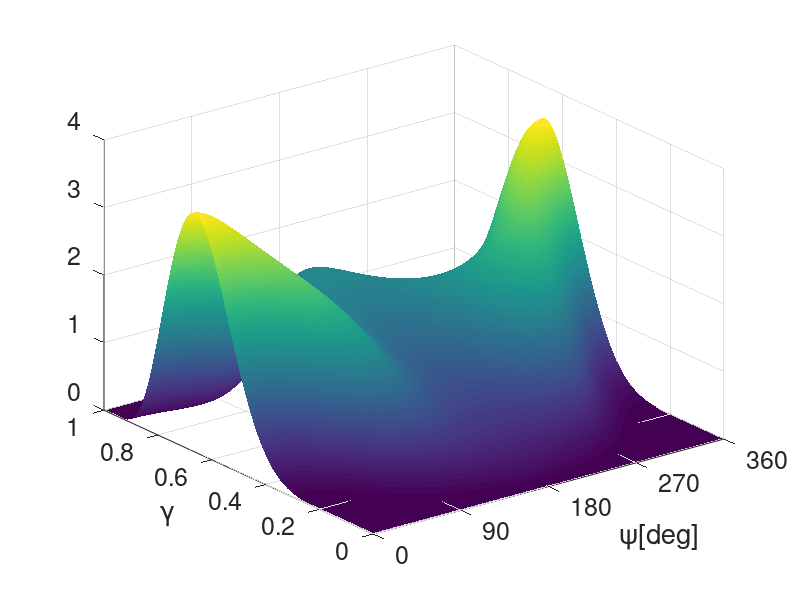
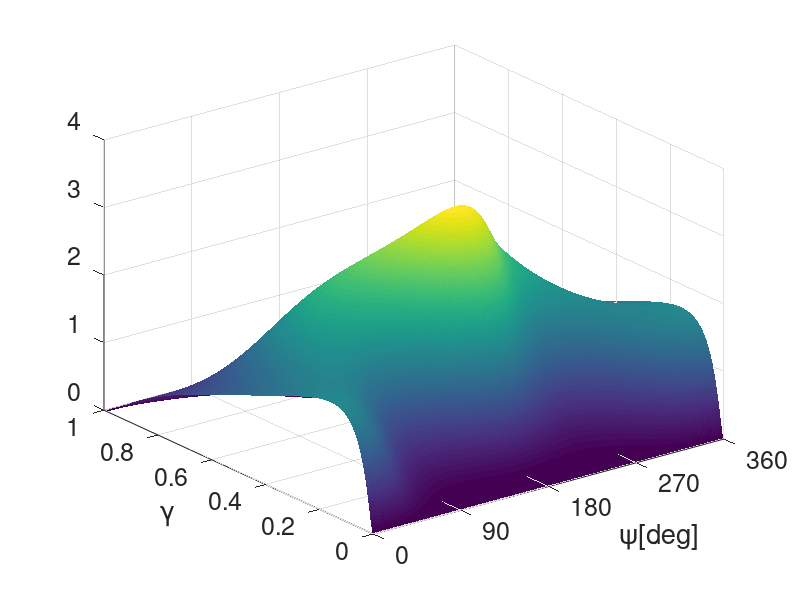
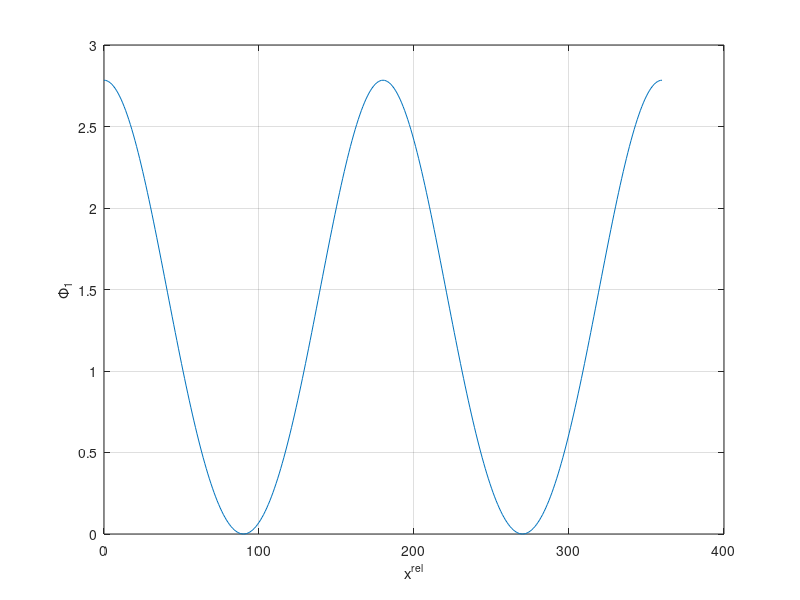
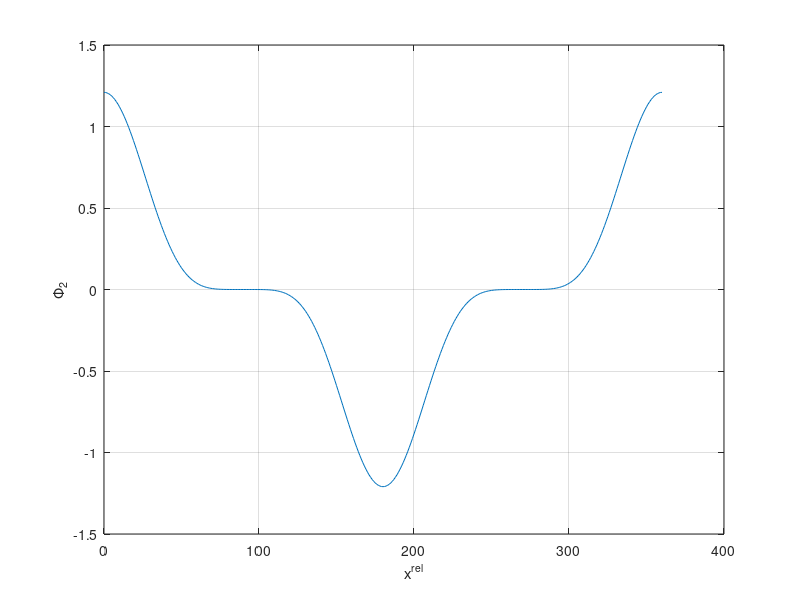

Write MATLAB code to recreate these figures, in order. (Note: this script raises an error after producing the figures.)
clear
close all
clc

%% Initialization
x = 0 : 1 : 360;
gamma = 0.002 : 0.002: 0.998;
y_1_logit = 0.3 * cos(2 * x * pi / 180) + 0.3;
y_2_logit = - 0.3 - 0.3 * cos(2 * x * pi / 180);
y_1 = exp(y_1_logit) ./ (1 + exp(y_1_logit));
y_2 = exp(y_2_logit) ./ (1 + exp(y_2_logit));
R_1 = 2 * (0.7 + 0.3 * cos(x * pi / 180));
R_2 = 2 * (0.7 - 0.3 * cos(x * pi / 180));
pdf_value_1 = zeros( length(x) , length(gamma) );
pdf_value_2 = zeros( length(x) , length(gamma) );
phi_1 = zeros( 1, length(x) );
phi_2 = zeros( 1, length(x) );
covariance_1 = zeros( 1, length(x) );
covariance_2 = zeros( 1, length(x) );

%% Computation
for idx_x = 1 : 1 : length(x)
    for idx_gamma = 1 : 1 : length(gamma)
        
        covariance_1(idx_x) = 1 / R_1( idx_x )^2;
        covariance_2(idx_x) = 1 / R_2( idx_x )^2;
        pdf_value_1( idx_x , idx_gamma ) = 1 / sqrt( 2 * pi * covariance_1(idx_x) )...
            / gamma( idx_gamma ) / ( 1 - gamma( idx_gamma ) ) *...
            exp( -0.5 * ( log( gamma( idx_gamma ) / ( 1 - gamma( idx_gamma ) ) )...
            - y_1_logit( idx_x ) )^2 / covariance_1(idx_x) );
        pdf_value_2( idx_x , idx_gamma ) = 1 / sqrt( 2 * pi * covariance_2(idx_x) )...
            / gamma( idx_gamma ) / ( 1 - gamma( idx_gamma ) ) *...
            exp( -0.5 * ( log( gamma( idx_gamma ) / ( 1 - gamma( idx_gamma ) ) )...
            - y_2_logit( idx_x ) )^2 / covariance_2(idx_x) );
        phi_1( idx_x ) = ( y_1_logit( idx_x ) * covariance_1(idx_x)^-1 - y_2_logit( idx_x ) * covariance_2(idx_x)^-1 );
        phi_2( idx_x ) = ( y_1_logit( idx_x ) ^ 2 * covariance_1(idx_x)^-1 - y_2_logit( idx_x ) ^ 2 * covariance_2(idx_x)^-1 ); 
        
    end
end

%% Graphs
[ x_mesh, gamma_mesh ] = meshgrid(x, gamma);

figure('Name', 'PDF value of logg, model 1')
grid on
h = surf( x_mesh' , gamma_mesh' , pdf_value_1 );
set( h , 'edgecolor', 'none')
set(gca, 'FontSize' , 18)
xlabel('\psi[deg]')
xticks([0, 90, 180, 270, 360])
ylabel('\gamma')
axis([0 360 0 1])

figure('Name', 'PDF value of logg, model 2')
grid on
h = surf( x_mesh' , gamma_mesh' , pdf_value_2 );
set( h , 'edgecolor', 'none')
set(gca, 'FontSize' , 18)
xlabel('\psi[deg]')
xticks([0, 90, 180, 270, 360])
ylabel('\gamma')
axis([0 360 0 1])

figure('Name', 'Phi_1 value')
grid on
plot(x, phi_1), grid
xlabel('x^{rel}')
ylabel('\Phi_1')

figure('Name', 'Phi_2 value')
grid on
plot(x, phi_2), grid
xlabel('x^{rel}')
ylabel('\Phi_2')

%% PDF histograms
lgamma_data = normrnd(0.6, sqrt(0.25), [10000000, 1]);
data_point = 1;

figure('Name', 'l\gamma histogram')
h = histogram(lgamma_data);
h.BinWidth = 0.1;
set(gca, 'FontSize', 18)
grid on
xlabel('l\gamma value')
ylabel('Number of appearances')

figure('Name', 'JLP likelihood')
grid on
histogram(lgamma_data * phi_1(data_point) - 0.5 * phi_2(data_point));
set(gca, 'FontSize', 18)
xlabel('Likelihood value')
ylabel('Number of appearances')

likelihood_accurate = - 0.5 * log(covariance_1(data_point)) + 0.5 * log(covariance_2(data_point))...
    - 0.5 * lgamma_data.^2 * covariance_1(data_point)^-1 + 0.5 * lgamma_data.^2 * covariance_2(data_point)^-1 ...
    + lgamma_data * phi_1(data_point) - 0.5 * phi_2(data_point);

series_vector = (1 : 1e6) * 1e-4 - 50;
transformation_check = - 0.5 * log(covariance_1(data_point)) + 0.5 * log(covariance_2(data_point))...
    - 0.5 * series_vector.^2 * covariance_1(data_point)^-1 + 0.5 * series_vector.^2 * covariance_2(data_point)^-1 ...
    + series_vector * phi_1(data_point) - 0.5 * phi_2(data_point);

figure('Name', 'Real likelihood')
hold on
h1 = histogram(likelihood_accurate);
h2 = histogram(lgamma_data * phi_1(data_point) - 0.5 * phi_2(data_point));
h3 = histogram(lgamma_data);
h1.BinWidth = 0.001;
h1.EdgeColor = 'None';
h2.BinWidth = 0.001;
h2.EdgeColor = 'None';
h3.BinWidth = 0.001;
h3.EdgeColor = 'None';
legend('Real', 'Approximated', 'l \gamma value')
set(gca, 'FontSize', 18, 'XTick', [-5, -2.5, 0, 2.5, 5], 'YTicklabel', [])
grid on
xlabel('Likelihood value')
ylabel('PDF value')
xlim([-5 5])
ylim([0, 1.5e4])

figure('Name', 'Transformation Check')
grid on
plot(series_vector, transformation_check);
set(gca, 'FontSize', 18)
xlabel('Transformation Value')
ylabel('PDF Value')

return;